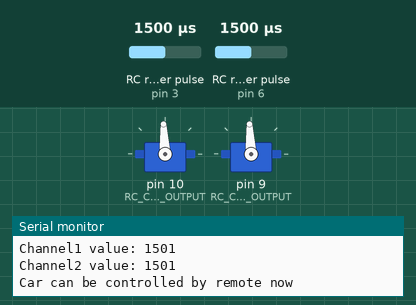
Recording of a sketch running on a simulated Arduino Uno, built with avr-gcc and run on an emulated ATmega328P. Shown: 2 × servo, the last lines printed to the serial monitor. Wiring (inferred from the names in the program): 2 × RC receiver channel: data pin 3 / data pin 6. Inputs (shaded band) come from the test bench; at power-on: RC receiver pulse (sensors on pin 3, pin 6) 1500 µs.

Above: at 1.2 s.
1.3 s: RC receiver pulse (sensor on pin 3) set to 1020 µs
At 2.5 s:
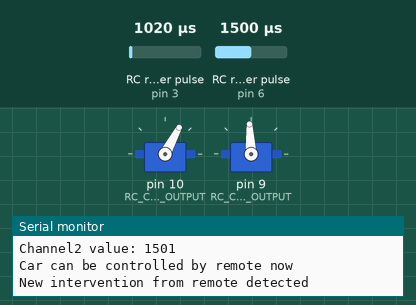
2.8 s: RC receiver pulse (sensor on pin 6) set to 1020 µs
At 3.8 s:
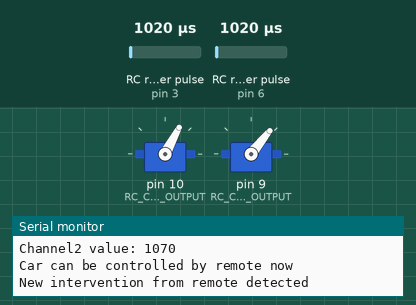
4.3 s: RC receiver pulse (sensor on pin 3) set to 1750 µs
At 4.8 s:
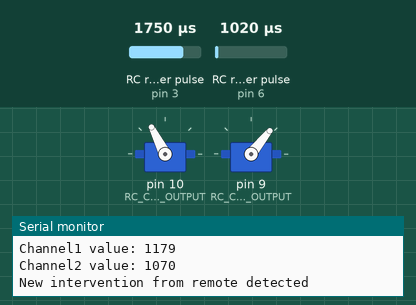
5.8 s: RC receiver pulse (sensor on pin 6) set to 1250 µs
At 7.0 s:
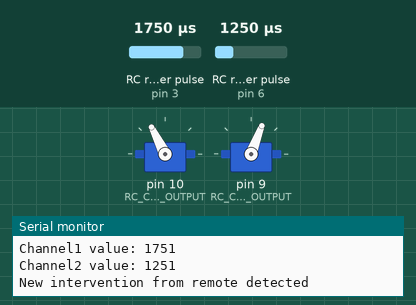
7.3 s: RC receiver pulse (sensor on pin 3) set to 1500 µs
At 8.3 s:
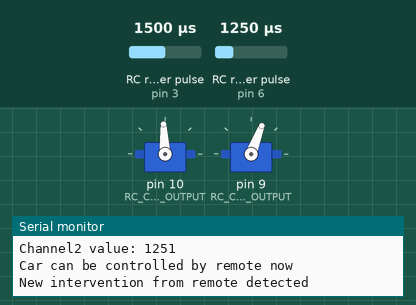
8.8 s: RC receiver pulse (sensor on pin 6) set to 1750 µs
At 9.5 s:
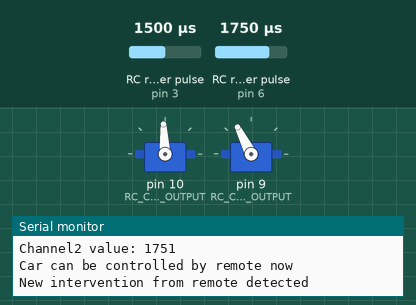
Timing chart, 0 to 11.3 s (numbered marks = the images above; inputs shaded):
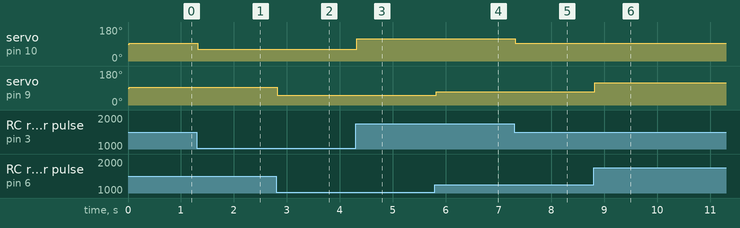

The sketch:

remote_control.ino
```cpp
#include <Servo.h>

#define SERIAL_PORT_SPEED 9600

#define PRINT_COOLDOWN_MILLIS 1000
bool need_to_write_intervention_detected_message = false;
bool need_to_write_car_is_controlled_by_remote_message = false;

#define INTERVENTION_DELTA 100
#define INTERVENTION_COOLDOWN_MILLIS 10000

#define RC_CH1_INPUT 3 // steer
#define RC_CH1_OUTPUT 10 // steer

#define RC_CH2_INPUT 6 // speed
#define RC_CH2_OUTPUT 9 // speed

unsigned long cur_time = 0;
unsigned long last_print_time = 0;
unsigned long last_intervention_time = 0;

Servo servo_channel_1; // steer
Servo servo_channel_2; // speed

#define AVG_CH1 1555
#define MIN_CH1 1179
#define MAX_CH1 1921

#define AVG_CH2 1560
#define MIN_CH2 1070
#define MAX_CH2 1832

struct Command {
  unsigned long time;
  int steer;
  int speed;
};

// Function to check if there was a command from remote
bool remoteIntervention(int value, int avg_value) {
  // no signal from remote
  if (value == 0) {
    return false;
  }

  // if we received a strong value from remote, update last intervention time
  if (abs(value - avg_value) > INTERVENTION_DELTA) {
    need_to_write_intervention_detected_message = true;
    last_intervention_time = cur_time;
    return true;
  }

  // if intervention cooldown is still active but weak,
  // count it as an intervention (so car can be controlled by remote)
  // but do not update last_intervention_time
  if (cur_time - last_intervention_time < INTERVENTION_COOLDOWN_MILLIS) {
    need_to_write_car_is_controlled_by_remote_message = true;
    return true;
  }

  return false;
}

// Function to parse a command string into a Command structure
bool parseCommand(const String& commandString, struct Command& cmd) {
  int firstComma = commandString.indexOf(',');
  int secondComma = commandString.indexOf(',', firstComma + 1);

  if (firstComma == -1 || secondComma == -1) {
    // Invalid format, return false
    return false;
  }

  // Extract and convert each part of the command
  cmd.time = commandString.substring(0, firstComma).toInt();
  cmd.steer = commandString.substring(firstComma + 1, secondComma).toInt();
  cmd.speed = commandString.substring(secondComma + 1).toInt();

  return true;
}

void setup() {
  // Назначить пины D9 и D10 на 244 Гц 10bit
  // https://alexgyver.ru/lessons/pwm-overclock/
  // TCCR1A = 0b00000011;  // 10bit
  // TCCR1B = 0b00001011;  // x64 fast pwm

  // the default setting on HC-05 is typically at 9600 baud/second
  Serial.begin(SERIAL_PORT_SPEED); //ensure serial monitor is also set to 9600 baud

  pinMode(RC_CH1_INPUT, INPUT);
  servo_channel_1.attach(RC_CH1_OUTPUT, 0, 3000);

  pinMode(RC_CH2_INPUT, INPUT);
  servo_channel_2.attach(RC_CH2_OUTPUT, 0, 3000);

  cur_time = millis();
}

void loop() {
  cur_time = millis();

  // Handle control from remote (if intervention happened)
  int remote_channel_1_value = pulseIn(RC_CH1_INPUT, HIGH);
  if (remoteIntervention(remote_channel_1_value, AVG_CH1)) {
    servo_channel_1.writeMicroseconds(
      constrain(remote_channel_1_value, MIN_CH1, MAX_CH1)
    );
  }
  int remote_channel_2_value = pulseIn(RC_CH2_INPUT, HIGH);
  if (remoteIntervention(remote_channel_2_value, AVG_CH2)) {
    servo_channel_2.writeMicroseconds(
      constrain(remote_channel_2_value, MIN_CH2, MAX_CH2)
    );
  }

  // Handle control from console (or received from bluetooth)
  if (Serial.available() > 0) {
    String commandString = Serial.readStringUntil('\n');
    unsigned long millis_since_last_intervention = cur_time - last_intervention_time;

    // Ignore command if still under cooldown, otherwise apply
    if (millis_since_last_intervention < INTERVENTION_COOLDOWN_MILLIS) {
      Serial.println(
        "Command ignored because intervention happened recently\nIt happened " +
        String(millis_since_last_intervention) + " millis ago and cooldown is " +
        String(INTERVENTION_COOLDOWN_MILLIS)
      );
    } else {
      Command newCommand;

      if (parseCommand(commandString, newCommand)) {
        Serial.println("newCommand channel1 value: " + String(newCommand.steer));
        servo_channel_1.writeMicroseconds(
          constrain(newCommand.steer, MIN_CH1, MAX_CH1)
        );

        Serial.println("newCommand channel2 value: " + String(newCommand.speed));
        servo_channel_2.writeMicroseconds(
          constrain(newCommand.speed, MIN_CH2, MAX_CH2)
        );
      } else {
        Serial.println("Failed to parse command");
      }
    }
  }

  // Output current PWM values to console (or send via bluetooth)
  if (cur_time - last_print_time > PRINT_COOLDOWN_MILLIS) {
    Serial.println("Channel1 value: " + String(servo_channel_1.readMicroseconds()));
    Serial.println("Channel2 value: " + String(servo_channel_2.readMicroseconds()));

    if (need_to_write_car_is_controlled_by_remote_message) {
      Serial.println("Car can be controlled by remote now");
      need_to_write_car_is_controlled_by_remote_message = false;
    }
    if (need_to_write_intervention_detected_message) {
      Serial.println("New intervention from remote detected");
      need_to_write_intervention_detected_message = false;
    }
    Serial.println();

    last_print_time = cur_time;
  }
}
```

Measured:
- after the input at 1.3 s, servo on pin 10 (RC_CH1_OUTPUT): 93° → 62° at once
- after the input at 2.8 s, servo on pin 9 (RC_CH2_OUTPUT): 93° → 51° at once
- after the input at 4.3 s, servo on pin 10 (RC_CH1_OUTPUT): 62° → 117° at once
- after the input at 5.8 s, servo on pin 9 (RC_CH2_OUTPUT): 51° → 69° at once
- after the input at 7.3 s, servo on pin 10 (RC_CH1_OUTPUT): 117° → 93° at once
- after the input at 8.8 s, servo on pin 9 (RC_CH2_OUTPUT): 69° → 117° at once
